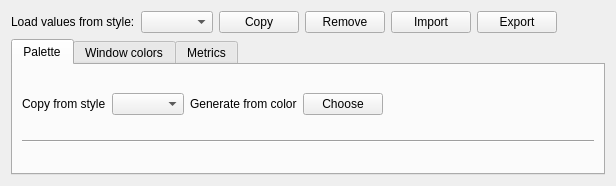
<?xml version="1.0" encoding="UTF-8"?>
<ui version="4.0">
 <class>StyleEditor</class>
 <widget class="QWidget" name="StyleEditor">
  <property name="geometry">
   <rect>
    <x>0</x>
    <y>0</y>
    <width>616</width>
    <height>186</height>
   </rect>
  </property>
  <property name="sizePolicy">
   <sizepolicy hsizetype="Fixed" vsizetype="Fixed">
    <horstretch>0</horstretch>
    <verstretch>0</verstretch>
   </sizepolicy>
  </property>
  <layout class="QVBoxLayout" name="verticalLayout" stretch="0,0">
   <item>
    <layout class="QHBoxLayout" name="horizontalLayout_stylemgmt">
     <item>
      <widget class="QLabel" name="label_loadValuesFromStyle">
       <property name="text">
        <string>Load values from style:</string>
       </property>
      </widget>
     </item>
     <item>
      <widget class="QComboBox" name="comboBox_style"/>
     </item>
     <item>
      <widget class="QPushButton" name="pushButton_copy">
       <property name="text">
        <string>Copy</string>
       </property>
      </widget>
     </item>
     <item>
      <widget class="QPushButton" name="pushButton_remove">
       <property name="text">
        <string>Remove</string>
       </property>
      </widget>
     </item>
     <item>
      <widget class="QPushButton" name="pushButton_import">
       <property name="text">
        <string>Import</string>
       </property>
      </widget>
     </item>
     <item>
      <widget class="QPushButton" name="pushButton_export">
       <property name="sizePolicy">
        <sizepolicy hsizetype="Fixed" vsizetype="Fixed">
         <horstretch>0</horstretch>
         <verstretch>0</verstretch>
        </sizepolicy>
       </property>
       <property name="text">
        <string>Export</string>
       </property>
      </widget>
     </item>
     <item>
      <spacer name="horizontalSpacer">
       <property name="orientation">
        <enum>Qt::Horizontal</enum>
       </property>
       <property name="sizeHint" stdset="0">
        <size>
         <width>0</width>
         <height>0</height>
        </size>
       </property>
      </spacer>
     </item>
    </layout>
   </item>
   <item>
    <widget class="QTabWidget" name="tabWidget">
     <property name="currentIndex">
      <number>0</number>
     </property>
     <widget class="QWidget" name="tab_palette">
      <attribute name="title">
       <string>Palette</string>
      </attribute>
      <layout class="QVBoxLayout" name="verticalLayout_palette">
       <item>
        <layout class="QHBoxLayout" name="horizontalLayout">
         <item>
          <widget class="QLabel" name="label_paletteFromStyle">
           <property name="text">
            <string>Copy from style</string>
           </property>
          </widget>
         </item>
         <item>
          <widget class="QComboBox" name="comboBox_paletteFromStyle"/>
         </item>
         <item>
          <widget class="QLabel" name="label_paletteFromColor">
           <property name="text">
            <string>Generate from color</string>
           </property>
          </widget>
         </item>
         <item>
          <widget class="QPushButton" name="pushButton_palettefromColor">
           <property name="text">
            <string>Choose</string>
           </property>
          </widget>
         </item>
         <item>
          <spacer name="horizontalSpacer_2">
           <property name="orientation">
            <enum>Qt::Horizontal</enum>
           </property>
           <property name="sizeHint" stdset="0">
            <size>
             <width>40</width>
             <height>20</height>
            </size>
           </property>
          </spacer>
         </item>
        </layout>
       </item>
       <item>
        <widget class="Line" name="line">
         <property name="orientation">
          <enum>Qt::Horizontal</enum>
         </property>
        </widget>
       </item>
      </layout>
     </widget>
     <widget class="QWidget" name="tab_window">
      <attribute name="title">
       <string>Window colors</string>
      </attribute>
      <layout class="QVBoxLayout" name="verticalLayout_window">
       <item>
        <layout class="QHBoxLayout" name="horizontalLayout_2">
         <item>
          <widget class="QLabel" name="label_copyPaletteOverwrites">
           <property name="text">
            <string>Copy from style</string>
           </property>
          </widget>
         </item>
         <item>
          <widget class="QComboBox" name="comboBox"/>
         </item>
         <item>
          <spacer name="horizontalSpacer_3">
           <property name="orientation">
            <enum>Qt::Horizontal</enum>
           </property>
           <property name="sizeHint" stdset="0">
            <size>
             <width>40</width>
             <height>20</height>
            </size>
           </property>
          </spacer>
         </item>
        </layout>
       </item>
       <item>
        <widget class="Line" name="line_2">
         <property name="orientation">
          <enum>Qt::Horizontal</enum>
         </property>
        </widget>
       </item>
      </layout>
     </widget>
     <widget class="QWidget" name="tab_metrics">
      <attribute name="title">
       <string>Metrics</string>
      </attribute>
      <layout class="QVBoxLayout" name="verticalLayout_metrics">
       <item>
        <layout class="QHBoxLayout" name="horizontalLayout_3">
         <item>
          <widget class="QLabel" name="label_copyPicelMetrics">
           <property name="text">
            <string>Copy from style</string>
           </property>
          </widget>
         </item>
         <item>
          <widget class="QComboBox" name="comboBox_2"/>
         </item>
         <item>
          <spacer name="horizontalSpacer_4">
           <property name="orientation">
            <enum>Qt::Horizontal</enum>
           </property>
           <property name="sizeHint" stdset="0">
            <size>
             <width>40</width>
             <height>20</height>
            </size>
           </property>
          </spacer>
         </item>
        </layout>
       </item>
       <item>
        <widget class="Line" name="line_3">
         <property name="orientation">
          <enum>Qt::Horizontal</enum>
         </property>
        </widget>
       </item>
      </layout>
     </widget>
    </widget>
   </item>
  </layout>
 </widget>
 <resources/>
 <connections/>
</ui>
